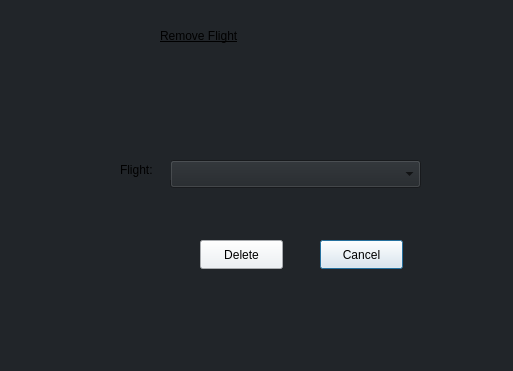
<?xml version="1.0" encoding="UTF-8"?>
<ui version="4.0">
 <class>Delete_Flight</class>
 <widget class="QDialog" name="Delete_Flight">
  <property name="geometry">
   <rect>
    <x>0</x>
    <y>0</y>
    <width>513</width>
    <height>371</height>
   </rect>
  </property>
  <property name="windowTitle">
   <string>Delete Flight</string>
  </property>
  <property name="styleSheet">
   <string notr="true">background-color: rgb(33, 37, 41);</string>
  </property>
  <widget class="QComboBox" name="comboBox">
   <property name="geometry">
    <rect>
     <x>170</x>
     <y>160</y>
     <width>251</width>
     <height>28</height>
    </rect>
   </property>
  </widget>
  <widget class="QPushButton" name="cancel_button">
   <property name="geometry">
    <rect>
     <x>320</x>
     <y>240</y>
     <width>83</width>
     <height>29</height>
    </rect>
   </property>
   <property name="styleSheet">
    <string notr="true">background-color: rgb(235, 240, 245);
color: rgb(0, 0, 0);
font: 700 9pt &quot;Segoe UI&quot;;</string>
   </property>
   <property name="text">
    <string>Cancel</string>
   </property>
  </widget>
  <widget class="QLabel" name="label">
   <property name="geometry">
    <rect>
     <x>160</x>
     <y>20</y>
     <width>241</width>
     <height>31</height>
    </rect>
   </property>
   <property name="styleSheet">
    <string notr="true">font: 700 18pt &quot;Segoe UI&quot;;
text-decoration: underline;</string>
   </property>
   <property name="text">
    <string>Remove Flight</string>
   </property>
  </widget>
  <widget class="QLabel" name="label_2">
   <property name="geometry">
    <rect>
     <x>120</x>
     <y>160</y>
     <width>51</width>
     <height>20</height>
    </rect>
   </property>
   <property name="styleSheet">
    <string notr="true">font: 700 9pt &quot;Segoe UI&quot;;</string>
   </property>
   <property name="text">
    <string>Flight:</string>
   </property>
  </widget>
  <widget class="QPushButton" name="delete_button">
   <property name="geometry">
    <rect>
     <x>200</x>
     <y>240</y>
     <width>83</width>
     <height>29</height>
    </rect>
   </property>
   <property name="styleSheet">
    <string notr="true">background-color: rgb(235, 240, 245);
color: rgb(0, 0, 0);
font: 700 9pt &quot;Segoe UI&quot;;</string>
   </property>
   <property name="text">
    <string>Delete</string>
   </property>
  </widget>
 </widget>
 <resources/>
 <connections/>
</ui>
